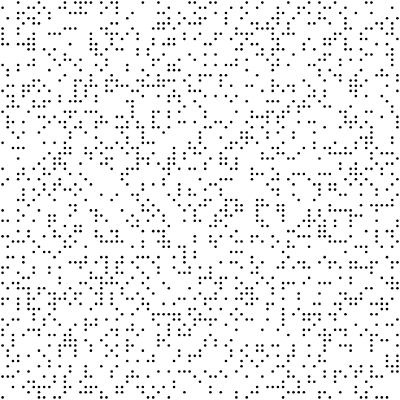
Frame 1 (no input)
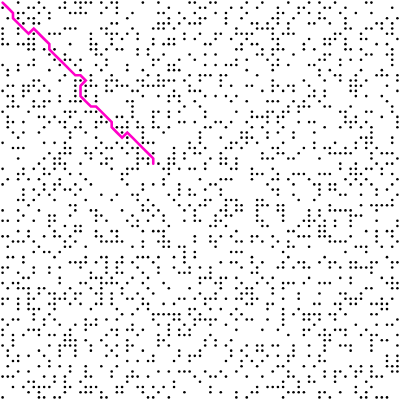
Frame 60 (no input)
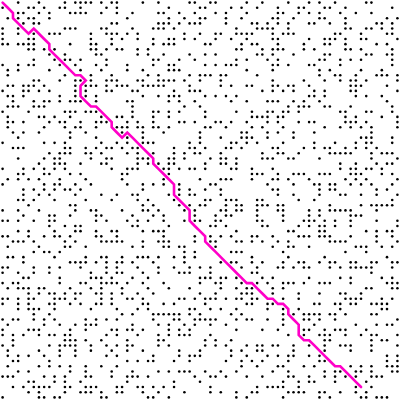
Frame 120 (the mouse pressed at the canvas centre since frame 60)

The p5.js sketch that drew these frames (run headless with seeded random() and noise() and a simulated clock; from frame 60 on, the mouse is pressed at the canvas centre):

// p5.js sketch
// ── sketch.js
var cols = 77;
var rows = 77;
var grid = new Array();

var openSet = [];
var closedSet = [];

var start;
var end;
var w, h;
var path = [];

function removeFromArray(arr, elt) {
    for (var i = arr.length-1; i >= 0; i--) {
        if (arr[i] == elt) {
            arr.splice(i, 1);
        }
    }
}

function heuristic(a, b) {
    var d = dist(a.i, a.j, b.i, b.j);
    // var d = abs(a.i - b.i) + abs(a.j - b.j);
    return d;
}

function Spot(i, j) {
    this.i = i;
    this.j = j;

    this.f = 0;
    this.g = 0;
    this.h = 0;

    this.neighbours = [];
    this.previous = undefined;
    this.wall = false;

    if (random(1) < 0.3) {
        this.wall = true;
    }

    this.show = function(col) {
        // fill(col);
        if (this.wall) {
            fill(0);
            noStroke();
            ellipse(this.i * w + w/2, this.j * h + h/2, w/2, h/2);
        }
        // rect(this.i * w, this.j * h, w, h);

    }

    this.addNeighbours = function(grid) {
        var i = this.i;
        var j = this.j;
        if (j < rows - 1) {
            this.neighbours.push(grid[i][j+1])
        }
        if (j > 0) {
            this.neighbours.push(grid[i][j-1])
        }
        if (i < cols - 1) {
            this.neighbours.push(grid[i+1][j])
        }
        if (i > 0) {
            this.neighbours.push(grid[i-1][j])
        }
        if (i > 0 && j > 0) {
            this.neighbours.push(grid[i - 1][j - 1]);
        }
        if (i < cols - 1 && j > 0) {
            this.neighbours.push(grid[i + 1][j - 1]);
        }
        if (i > 0 && j < rows - 1) {
            this.neighbours.push(grid[i - 1][j + 1]);
        }
        if (i < cols - 1 && j < rows - 1) {
            this.neighbours.push(grid[i + 1][j + 1]);
        }
    }
}

function setup() {
    createCanvas(400, 400);
    console.log('A*');

    w = width / cols;
    h = height / rows;

    // Making a 2D array
    for (var i = 0; i < cols; i++) {
        grid[i] = new Array(rows);
        for (var j = 0; j < rows; j++) {
            if (!grid[i][j]) {
                grid[i][j] = new Spot(i, j);
            }
        }
    }

    for (var i = 0; i < cols; i++) {
        for (var j = 0; j < rows; j++) {
            grid[i][j].addNeighbours(grid);
        }
    }

    start = grid[0][0];
    end = grid[cols-1][rows-1];
    start.wall = false;
    end.wall = false;

    openSet.push(start);

    console.log(grid);
}

function draw() {
    
    if (openSet.length > 0) {

        // we can keep going
        
        var winner = 0;

        for (var i = 0; i < openSet.length; i++) {
            if (openSet[i].f < openSet[winner].f) {
                winner = i;
            }
        }

        var current = openSet[winner];

        if (current === end) {
            noLoop();
            console.log("DONE!");
        }

        removeFromArray(openSet, current);
        closedSet.push(current);

        var neighbours = current.neighbours;

        for (var i = 0; i < neighbours.length; i++) {
            var neighbour = neighbours[i];

            if (!closedSet.includes(neighbour) && !neighbour.wall) {
                var tempG = current.g + 1;

                var newPath = false;
                if (openSet.includes(neighbour)) {
                    if (tempG < neighbour.g) {
                        neighbour.g = tempG;
                        newPath = true;
                    }
                } else {
                    neighbour.g = tempG;
                    newPath = true;
                    openSet.push(neighbour);
                }

                if (newPath) {
                    neighbour.h = heuristic(neighbour, end);
                    neighbour.f = neighbour.g + neighbour.h;
                    neighbour.previous = current;
                }

            }

        }

    } else {

        // no solution
        console.log("no solution");
        noLoop();
        return;
    }

    background(255);

    for (var i = 0; i < cols; i++) {
        for (var j = 0; j < rows; j++) {
            grid[i][j].show(color(255));
        }
    }

    for (var i = 0; i < openSet.length; i++) {
        openSet[i].show(color(0,255,0));
    }

    for (var i = 0; i < closedSet.length; i++) {
        closedSet[i].show(color(255,0,0));
    }

    // find the path
    path = [];
    var temp = current;
    path.push(temp);
    while (temp.previous) {
        path.push(temp.previous);
        temp = temp.previous;
    }

    for (var i = 0; i < path.length; i++) {
        // path[i].show(color(0, 0, 255));
    }

    noFill();
    stroke(255, 0, 200);
    strokeWeight(w/2);
    beginShape();
    for (var i = 0; i < path.length; i++) {
        vertex(path[i].i * w + w/2, path[i].j * h + h/2);
    }

    endShape();
}
